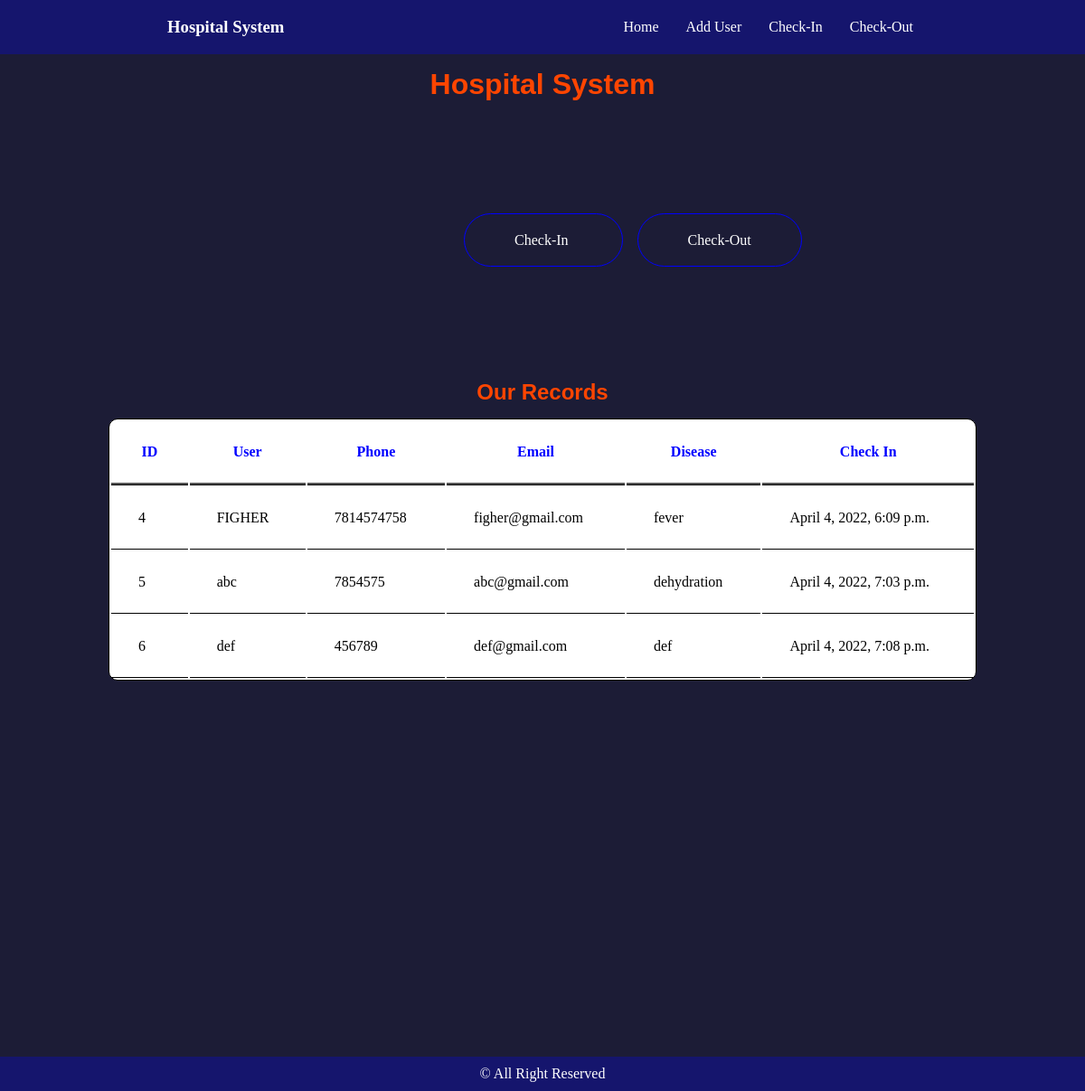
The page / on the database its author committed.
### website/models.py (models this page shows, shortened)
class Check_In_Model(models.Model):
    id = models.AutoField(primary_key=True)
    user = models.OneToOneField(User_Data, on_delete=models.CASCADE)
    chkin = models.BooleanField()
    chkin_date = models.DateTimeField(auto_now=True)

class User_Data(models.Model):
    name = models.CharField(max_length=35)
    email = models.EmailField()
    phn = models.IntegerField()
    disease = models.CharField(max_length=50)

### website/views.py (the view)
# urls.py: path('', views.index, name="index"),
def index(request):
    checked_in = Check_In_Model.objects.all()
    checked_out = Check_Out_Model.objects.all()
    context = {'checked_in':checked_in, 'checked_out': checked_out}
    return render(request, 'website/index.html', context)

### website/templates/website/index.html (shortened to what this page needs)
<!DOCTYPE html>
<html lang="en">
<head>
    {% load static %}
    <link rel="stylesheet" href="{% static 'Style/index.css' %}">
</head>
<body>
    <nav>
        <h3>
            <a href="/">Hospital System</a>
        </h3>
        <ul>
            <li><a href="/">Home</a></li>
            <li><a href="{% url 'add-user' %}">Add User</a></li>
            <li><a href="{% url 'check-in' %}">Check-In</a></li>
            <li><a href="{% url 'check-out' %}">Check-Out</a></li>
        </ul>
    </nav>
    {% block content %}
    <h1 class="heading_h1">Hospital System</h1>
    <div class="options">
        <div class="btns">
            <a href="{% url 'check-in' %}" class="btn">
                Check-In
            </a>
            <a href="{% url 'check-out' %}" class="btn">
                Check-Out
            </a>
        </div>
    </div>
    {% endblock content %}
    {% block data %}
    <section class="data">
    <h2 class="heading_h1">Our Records</h2>
    <table>
        <tr>
            <th>ID</th>
            <th>User</th>
            <th>Phone</th>
            <th>Email</th>
            <th>Disease</th>
            <th>Check In</th>
        </tr>
        {% for i in checked_in %}
        <tr>
            <td>{{i.id}}</td>
            <td>{{i.user.name}}</td>
            <td>{{i.user.phn}}</td>
            <td>{{i.user.email}}</td>
            <td>{{i.user.disease}}</td>
            <td>{{i.chkin_date}}</td>
        </tr>
        {% endfor %}
    </table>
</section>
    {% endblock data %}
    <footer>
        <p>&copy All Right Reserved</p>
    </footer>
</body>
</html>

### static/Style/index.css (style rules this page uses)
* { margin: 0; padding: 0; box-sizing: border-box; }
:root { --color-bg: #12173d; --color-bg1: rgb(21, 21, 109); --color-bg2: rgb(28, 28, 54); }
body { background-color: var(--color-bg2); }
.heading_h1 { text-align: center; padding: 15px; color: orangered; font-family: sans-serif; }
nav ul { display: flex; justify-content: center; list-style: none; }
nav { display: flex; height: 60px; position: sticky; align-items: center; justify-content: space-around; background: var(--color-bg1); }
nav h3 { padding: 10px; }
nav h3 a { text-decoration: none; color: white; }
nav ul li { padding: 15px; }
nav ul a { color: white; text-decoration: none; }
.options { margin-top: 5rem; padding: 25px; justify-content: center; margin-left: 25rem; }
.options .btns { margin: 25px; margin-left: 5rem; }
.options a { text-decoration: none; color: white; border: 1px ridge blue; padding: 20px 55px; border-radius: 33px; margin: 8px; }
footer { margin-top: 52vh; padding: 10px; text-align: center; color: white; background: var(--color-bg1); align-items: center; width: 100%; }
.data { margin-top: 5rem; }
table { width: 80%; margin: auto; border: 1px solid black; background-color: white; border-radius: 10px; }
table tr { padding: 25px; }
table tr th { border-bottom: 3px ridge black; color: blue; padding: 25px 30px; }
table tr td { padding: 25px 30px; border-bottom: 1px solid black; }

### rows shown on the page
Check_In_Model: id "4", user.name "FIGHER", user.phn "7814574758", user.email "figher@gmail.com", user.disease "fever", chkin_date "April 4, 2022, 6:09 p.m."
Check_In_Model: id "5", user.name "abc", user.phn "7854575", user.email "abc@gmail.com", user.disease "dehydration", chkin_date "April 4, 2022, 7:03 p.m."
Check_In_Model: id "6", user.name "def", user.phn "456789", user.email "def@gmail.com", user.disease "def", chkin_date "April 4, 2022, 7:08 p.m."
